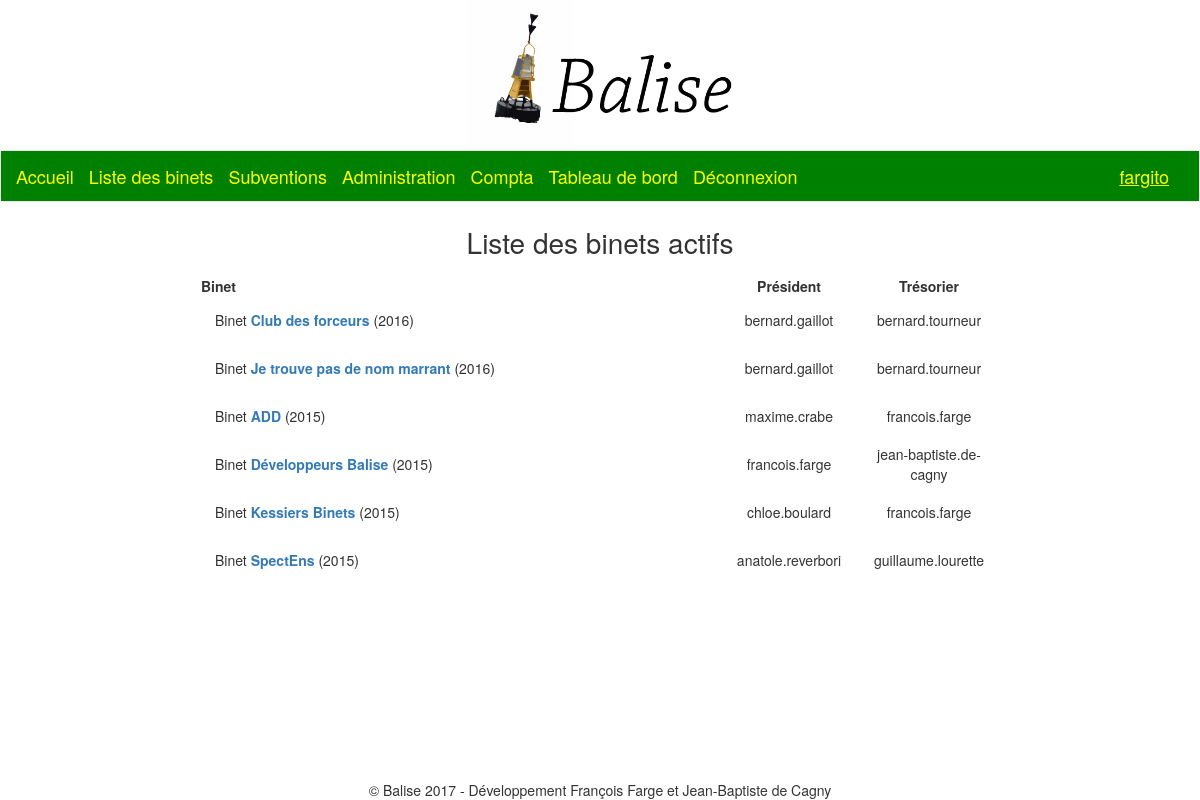
The app's page /binets/ (signed in) with its own data.
### binets/models.py (models this page shows, shortened)
class Binet(models.Model):
	nom = models.CharField(max_length=100)
	description = models.TextField(blank=True, null = True) # facultatif
	type_binet = models.ForeignKey('TypeBinet', verbose_name = "Type du binet")
	remarques_admins = models.TextField(blank=True, null = True) # facultatif
	is_active = models.BooleanField(verbose_name = "Actif", default=True)
	current_president = models.ForeignKey(User, verbose_name = "Président", related_name = "current_president")
	current_tresorier = models.ForeignKey(User, verbose_name = "Trésorier", related_name = "current_tresorier")
	current_promotion = models.ForeignKey('accounts.Promotion', verbose_name = "Promo")
	@models.permalink
	def get_history_url(self):
		return ('binet_history', [self.id])
	class Meta:
		ordering = ('current_promotion', 'nom',)
		unique_together = ('nom',)

### accounts/models.py (models this page shows)
class Promotion(models.Model):
	nom = models.CharField(max_length=4)
	class Meta:
		ordering = ('-nom',)
		unique_together = ('nom',)
	def __str__(self):
		return self.nom

### binets/views.py (the view)
def all_binets(request):
	liste_binets = Binet.objects.filter(is_active=True)
	return render(request, 'binets/all_binets.html', locals())

### binets/templates/binets/all_binets.html
{% extends 'base.html' %}
{% block content %}
	<div id="page-title">Liste des binets actifs</div>
	<section id="table-container">
		<table id="liste-binets">
			<thead class="liste-binets">
				<tr>
					<th class="nom-binet-head">Binet</th>
					<th class="binet-user-head">Président</th>
					<th class="binet-user-head">Trésorier</th>
				</tr>
			</thead>
			<tbody>
				{% for binet in liste_binets %}
					<tr class="mandat">
						<td class="nom-binet">
							Binet <strong><a href="{{ binet.get_history_url }}">{{ binet.nom }}</a> </strong> ({{ binet.current_promotion }})
						</td>
						<td class="binet-user">
							{{ binet.current_president }}
						</td>
						<td class="binet-user">
							{{ binet.current_tresorier }}
						</td>
					</tr>
				{% endfor %}
			</tbody>
		</table>
	</section>
{% endblock %}

### templates/base.html (shortened to what this page needs)
<!DOCTYPE html>
{% load static %}
<html lang="fr">
<head>
   <link rel="stylesheet" href="{% static 'css/style.css' %}" />
   <link rel="stylesheet" href="{% static 'css/dist/css/bootstrap.min.css' %}" />
   <link rel="stylesheet" href="{% static 'css/listes_binets.css' %}" />
   <link rel="stylesheet" href="{% static 'css/compta.css' %}" />
   <link rel="stylesheet" href="{% static 'css/subventions.css' %}" />
</head>
<body>
  <header>
    <a href="/"><img src="{% static 'img/Balise_2.png' %}" alt="Logo Balise" class='centre' /></a>
  </header>
  <nav class='navbar navbar-default'>
  	<div class='container-fluid kesdorado'>
      <div class='navbar-header'>
        <a href="/" class='navbar-brand'><p class='kesdorado'>Accueil</p></a>
      </div>
      {% block nav %}
        <div class='collapse navbar-collapse' id='onglets'>
          <ul class='nav navbar-nav'>
            {% if user.is_authenticated %}
              <li><a href="/binets" class='navbar-brand'><p class='kesdorado'>Liste des binets</p></a></li>
              <li><a href="/subventions" class='navbar-brand'><p class='kesdorado'>Subventions</p></a></li>
              {% if user.is_staff %}<li><a href="/backend" class='navbar-brand'><p class='kesdorado'>Administration</p></a></li>{% endif %}
              <li><a href="/compta" class='navbar-brand'><p class='kesdorado'>Compta</p></a></li>
		<li><a href="/vos" class='navbar-brand'><p class='kesdorado'>Tableau de bord</p></a></li>
              <li><a href="/accounts/logout" class='navbar-brand'><p class='kesdorado'>Déconnexion</p></a></li>
            {% else %}
              <li><a href="/accounts/login" class='navbar-brand'><p class='kesdorado'>Connexion</p></a></li>
            {% endif %}
          </ul>
          {% if user.is_authenticated %}
            <div class='nav navbar-nav navbar-right'>
              <a href="/accounts" class='navbar-brand'><p class='kesdorado'><u>{{ user.username }}</u></p></a>
            </div>
          {% endif %}
        </div>
      {% endblock %}
  	</div>
  </nav>
<section id="content" class='marge-bas'>
  <div class='container'>
     {% block content %}{% endblock %}
  </div>
</section>
<footer>&copy; Balise 2017 - Développement François Farge et Jean-Baptiste de Cagny</footer>
</body>
</html>

### static/css/style.css (style rules this page uses)
img.centre { display: block; margin: auto; height: 150px; }
#page-title { font-size: 2em; text-align: center; margin-bottom: 0.5em; width: 100%; }
footer { bottom: 0px; position: fixed; width: 100%; text-align: center; z-index: 1; background-color: white; }
.kesdorado { background-color: green; color: yellow; }
.marge-bas { margin-bottom: 50px; }

### static/css/listes_binets.css (style rules this page uses)
#liste-binets { width: 70%; min-width: 40em; margin: auto; border-collapse: collapse; }
td.nom-binet { padding: 1em; }
.binet-user { text-align: center; width: 10em; }
th.binet-user-head { text-align: center; }

### records on screen
Binet: nom "Club des forceurs", current_promotion "2016", current_president "bernard.gaillot", current_tresorier "bernard.tourneur"
Binet: nom "Je trouve pas de nom marrant", current_promotion "2016", current_president "bernard.gaillot", current_tresorier "bernard.tourneur"
Binet: nom "ADD", current_promotion "2015", current_president "maxime.crabe", current_tresorier "francois.farge"
Binet: nom "Développeurs Balise", current_promotion "2015", current_president "francois.farge", current_tresorier "jean-baptiste.de-cagny"
Binet: nom "Kessiers Binets", current_promotion "2015", current_president "chloe.boulard", current_tresorier "francois.farge"
Binet: nom "SpectEns", current_promotion "2015", current_president "anatole.reverbori", current_tresorier "guillaume.lourette"

### other values on screen
{{ user.username }} "fargito"
